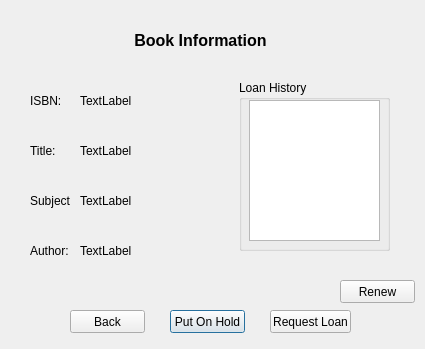
<?xml version="1.0" encoding="UTF-8"?>
<ui version="4.0">
 <class>ItemData</class>
 <widget class="QDialog" name="ItemData">
  <property name="geometry">
   <rect>
    <x>0</x>
    <y>0</y>
    <width>425</width>
    <height>349</height>
   </rect>
  </property>
  <property name="windowTitle">
   <string>Dialog</string>
  </property>
  <widget class="QLabel" name="label">
   <property name="geometry">
    <rect>
     <x>90</x>
     <y>20</y>
     <width>221</width>
     <height>41</height>
    </rect>
   </property>
   <property name="font">
    <font>
     <pointsize>12</pointsize>
     <weight>75</weight>
     <bold>true</bold>
    </font>
   </property>
   <property name="text">
    <string>Book Information</string>
   </property>
   <property name="alignment">
    <set>Qt::AlignCenter</set>
   </property>
  </widget>
  <widget class="QLabel" name="label_2">
   <property name="geometry">
    <rect>
     <x>30</x>
     <y>90</y>
     <width>41</width>
     <height>21</height>
    </rect>
   </property>
   <property name="text">
    <string>ISBN:</string>
   </property>
  </widget>
  <widget class="QLabel" name="label_3">
   <property name="geometry">
    <rect>
     <x>30</x>
     <y>140</y>
     <width>41</width>
     <height>21</height>
    </rect>
   </property>
   <property name="text">
    <string>Title:</string>
   </property>
  </widget>
  <widget class="QLabel" name="label_4">
   <property name="geometry">
    <rect>
     <x>30</x>
     <y>190</y>
     <width>41</width>
     <height>21</height>
    </rect>
   </property>
   <property name="text">
    <string>Subject:</string>
   </property>
  </widget>
  <widget class="QLabel" name="label_5">
   <property name="geometry">
    <rect>
     <x>30</x>
     <y>240</y>
     <width>41</width>
     <height>21</height>
    </rect>
   </property>
   <property name="text">
    <string>Author:</string>
   </property>
  </widget>
  <widget class="QPushButton" name="hold">
   <property name="geometry">
    <rect>
     <x>170</x>
     <y>310</y>
     <width>75</width>
     <height>23</height>
    </rect>
   </property>
   <property name="text">
    <string>Put On Hold</string>
   </property>
  </widget>
  <widget class="QGroupBox" name="groupBox">
   <property name="geometry">
    <rect>
     <x>239</x>
     <y>80</y>
     <width>151</width>
     <height>171</height>
    </rect>
   </property>
   <property name="title">
    <string>Loan History</string>
   </property>
   <widget class="QListWidget" name="listWidget">
    <property name="geometry">
     <rect>
      <x>10</x>
      <y>20</y>
      <width>131</width>
      <height>141</height>
     </rect>
    </property>
   </widget>
  </widget>
  <widget class="QLabel" name="label_6">
   <property name="geometry">
    <rect>
     <x>120</x>
     <y>280</y>
     <width>181</width>
     <height>21</height>
    </rect>
   </property>
   <property name="text">
    <string/>
   </property>
   <property name="alignment">
    <set>Qt::AlignCenter</set>
   </property>
  </widget>
  <widget class="QLabel" name="bookID">
   <property name="geometry">
    <rect>
     <x>80</x>
     <y>90</y>
     <width>151</width>
     <height>21</height>
    </rect>
   </property>
   <property name="text">
    <string>TextLabel</string>
   </property>
  </widget>
  <widget class="QLabel" name="bookTitle">
   <property name="geometry">
    <rect>
     <x>80</x>
     <y>140</y>
     <width>151</width>
     <height>21</height>
    </rect>
   </property>
   <property name="text">
    <string>TextLabel</string>
   </property>
  </widget>
  <widget class="QLabel" name="bookSubject">
   <property name="geometry">
    <rect>
     <x>80</x>
     <y>190</y>
     <width>151</width>
     <height>21</height>
    </rect>
   </property>
   <property name="text">
    <string>TextLabel</string>
   </property>
  </widget>
  <widget class="QLabel" name="bookAuthor">
   <property name="geometry">
    <rect>
     <x>80</x>
     <y>240</y>
     <width>151</width>
     <height>21</height>
    </rect>
   </property>
   <property name="text">
    <string>TextLabel</string>
   </property>
  </widget>
  <widget class="QPushButton" name="request">
   <property name="geometry">
    <rect>
     <x>270</x>
     <y>310</y>
     <width>81</width>
     <height>23</height>
    </rect>
   </property>
   <property name="text">
    <string>Request Loan</string>
   </property>
  </widget>
  <widget class="QPushButton" name="back">
   <property name="geometry">
    <rect>
     <x>70</x>
     <y>310</y>
     <width>75</width>
     <height>23</height>
    </rect>
   </property>
   <property name="text">
    <string>Back</string>
   </property>
  </widget>
  <widget class="QPushButton" name="renew">
   <property name="geometry">
    <rect>
     <x>340</x>
     <y>280</y>
     <width>75</width>
     <height>23</height>
    </rect>
   </property>
   <property name="text">
    <string>Renew</string>
   </property>
  </widget>
 </widget>
 <resources/>
 <connections/>
</ui>
